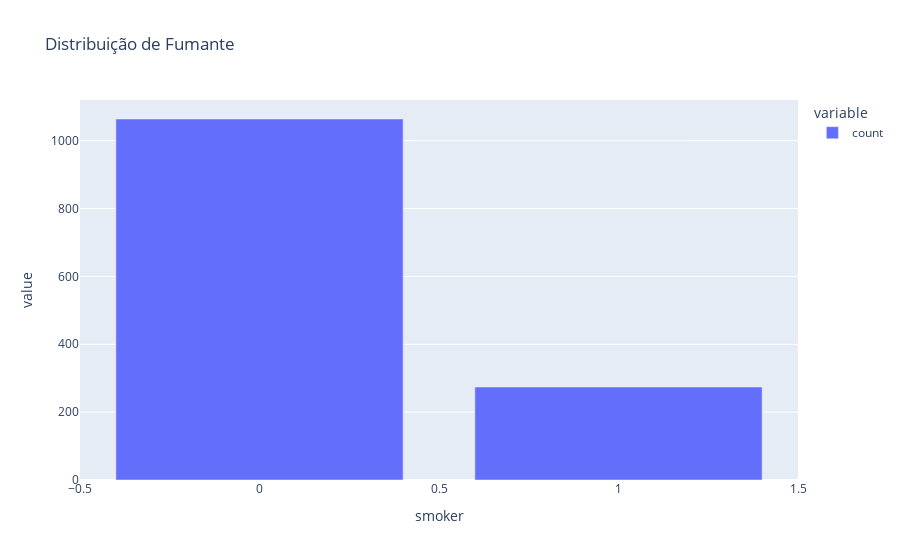

The cell this chart's notebook holds for it:
### Code cell
# Mostrar a distribuição da variável Smoker

fig = px.bar(df_costs['smoker'].value_counts(), title='Distribuição de Fumante')
fig.show()

### Figure 1 — Plotly figure (JSON) as saved in the notebook; plotly's stock layout.template omitted (floating-point values rounded to 4 significant figures)
{"data": [{"alignmentgroup": "True", "hovertemplate": "variable=count<br>smoker=%{x}<br>value=%{y}<extra></extra>", "legendgroup": "count", "marker": {"color": "#636efa", "pattern": {"shape": ""}}, "name": "count", "offsetgroup": "count", "orientation": "v", "showlegend": true, "textposition": "auto", "type": "bar", "x": [0, 1], "xaxis": "x", "y": [1064, 274], "yaxis": "y"}], "layout": {"barmode": "relative", "legend": {"title": {"text": "variable"}, "tracegroupgap": 0}, "title": {"text": "Distribuição de Fumante"}, "xaxis": {"anchor": "y", "domain": [0, 1], "title": {"text": "smoker"}}, "yaxis": {"anchor": "x", "domain": [0, 1], "title": {"text": "value"}}}}
